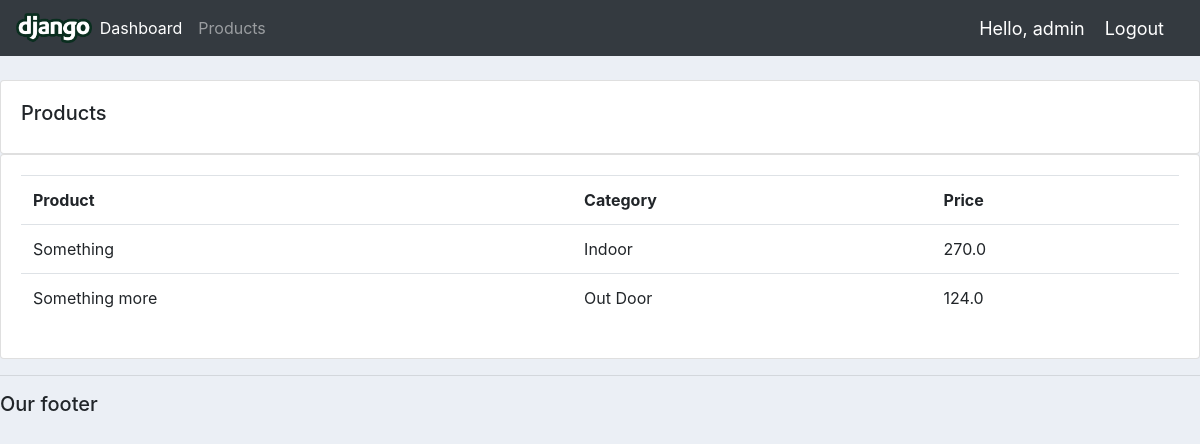
Screenshot of /products/ (signed in) with the database file from the repository.
### accounts/models.py (models this page shows, shortened)
class Product(models.Model):
    CATEGORY = (
        ('Indoor', 'Indoor'),
        ('Out Door', 'Out Door')
    )
    name = models.CharField(max_length=200, null=True)
    price = models.FloatField(null=True)
    category = models.CharField(max_length=200, null=True, choices=CATEGORY)
    description = models.CharField(max_length=200, null=True, blank=True)
    date_created = models.DateTimeField(auto_now_add=True, null=True)
    tags = models.ManyToManyField(Tag)

### accounts/decorators.py (the view)
        def wrapper_func(request, *args, **kwargs):
            group = None
            if request.user.groups.exists():
                group = request.user.groups.all()[0].name
            if group in allowed_roles:
                return view_func(request, *args, **kwargs)
            else:
                return HttpResponse('Error')

### accounts/views.py (called while the page is built)
@login_required(login_url='login')
@allowed_users(allowed_roles=['admin'])
def products(request):
    products = Product.objects.all()
    return render(request, 'accounts/products.html', {'products': products})

### accounts/templates/accounts/products.html
{% extends 'accounts/main.html' %}
{% block content %}
    <br>
    <div class="row">
        <div class="col-md">
            <div class="card card-body">
                <h5>Products</h5>
            </div>
            <div class="card card-body">
                <table class="table">
                    <tr>
                        <th>Product</th>
                        <th>Category</th>
                        <th>Price</th>
                    </tr>
                    {% for product in products %}
                        <tr>
                            <td>
                                {{ product.name }}
                            </td>
                            <td>
                                {{ product.category }}
                            </td>
                            <td>
                                {{ product.price }}
                            </td>
                        </tr>
                    {% endfor %}
                </table>
            </div>
        </div>
    </div>
{% endblock %}

### accounts/templates/accounts/navbar.html (shortened to what this page needs)
{% load static %}
<nav class="navbar navbar-expand-lg navbar-dark bg-dark">
    <img src="{% static 'images/logo.png' %}" height="30">
    <div class="collapse navbar-collapse" id="navbarNav">
        <ul class="navbar-nav">
            {% if request.user.is_staff %}
                <li class="nav-item active">
                    <a class="nav-link" href="{% url 'home' %}">Dashboard</a>
                </li>
                <li class="nav-item">
                    <a class="nav-link" href="{% url 'products' %}">Products</a>
                </li>
            {% else %}
                <li class="nav-item">
                    <a class="nav-link" href="{% url 'account' %}">Settings</a>
                </li>
            {% endif %}
        </ul>
    </div>
    <span id="hello-msg">Hello, {{ request.user }}</span>
    <span><a id="hello-msg" href="{% url 'logout' %}">Logout</a></span>
</nav>

### static/css/main.css (style rules this page uses)
body { background-color: #ebeff5; }

### accounts/templates/accounts/navbar.html (style rules this page uses)
#hello-msg { font-size: 18px; color: #fff; margin-right: 20px; }

### rows the page displays
Product: name "Something", category "Indoor", price "270.0"
Product: name "Something more", category "Out Door", price "124.0"

### other values shown
{{ request.user }} "admin"
